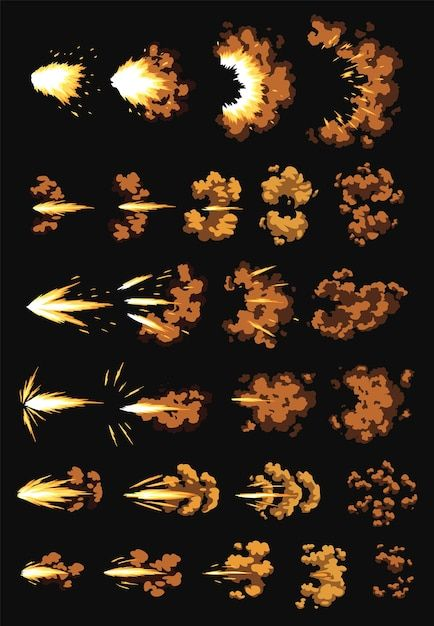
#> input picture assets/habilidades y efectos/pro/paladin/dragonfire.jpg, 434 x 626 px
$ python empaquetar_paladin_fuego.py
#> lines starting #> are read from the running program, lines starting #| are printed output that depends on the picture; after the words box and inside, x2 and y2 are one past the last pixel; in counts of white or black regions, pixels touching at a corner belong together
### tools/empaquetar_torre_lib.py
"""Funciones comunes de recorte (extraidas de empaquetar_torre.py)."""
from PIL import Image
import numpy as np
def fondo(rgb):
    p=5;q=[rgb[:p,:p],rgb[:p,-p:],rgb[-p:,:p],rgb[-p:,-p:]]
    return np.median(np.concatenate([a.reshape(-1,3) for a in q]),axis=0)
# [8 lines left out: functions quitar_fondo, recortar, not called in this run]
def empaquetar(sprites,ancho,sep=3):
    orden=sorted(sprites,key=lambda s:-s[1].height);x=y=fila=0;pos={}
    for n,s in orden:
        if x+s.width+sep>ancho:x=0;y+=fila+sep;fila=0
        pos[n]=(x,y);x+=s.width+sep;fila=max(fila,s.height)
    atlas=Image.new('RGBA',(ancho,y+fila+sep),(0,0,0,0));desc={}
    for n,s in sprites:
        px,py=pos[n];atlas.paste(s,(px,py));desc[n]=[px,py,s.width,s.height]
    return atlas,desc
# [9 lines left out: function runs, not called in this run]

### tools/empaquetar_paladin_fuego.py
"""Recorta los fogonazos de fuego del dragón (assets/habilidades y efectos/pro/paladin/dragonfire.jpg: fondo negro, 6 filas de 2 a 5 fotogramas)
y genera assets/heroes/paladin/pack4.js + paladin-fuego.png.
La luminancia pasa a ser el alfa (los sprites estaban hechos para sumar luz sobre negro).
- pf_mouth_1..2: fogonazo en la boca (fila 1)      - pf_blast_1..2: onda de fuego al impactar (fila 1)
- pf_stream_1..4: chorro de fuego largo (fila 5)   - pf_small_1..5: chorro corto (fila 6)
Los chorros se alinean por el origen de la llama (extremo izquierdo, a la altura del núcleo): el juego los estira de la boca al objetivo.
Uso: python tools/empaquetar_paladin_fuego.py"""
import os,sys,json
sys.path.insert(0,os.path.dirname(__file__))
os.chdir(os.path.join(os.path.dirname(__file__),'..'))
import numpy as np
from PIL import Image
from scipy import ndimage as ndi
from empaquetar_torre_lib import empaquetar
SRC='assets/habilidades y efectos/pro/paladin/dragonfire.jpg'
OUT='assets/heroes/paladin'
a=np.array(Image.open(SRC).convert('RGB')).astype(int);lum=a.max(axis=2)
alfa=np.clip((lum-30)/120,0,1)
rgba=np.dstack([np.clip(a/np.maximum(alfa[...,None],.15),0,255).astype(np.uint8),(alfa*255).astype(np.uint8)])
fg=lum>55
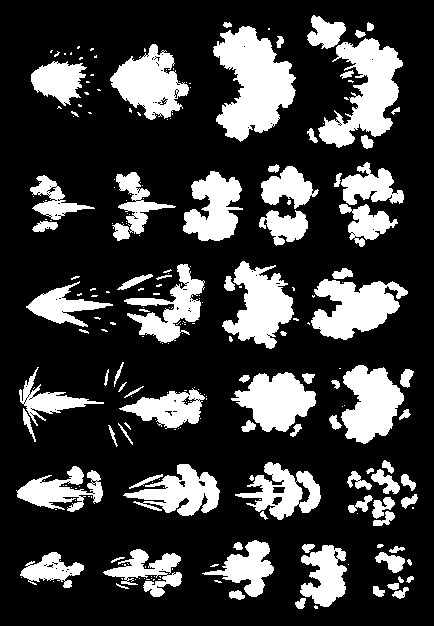
#> fg: shape (626, 434) bool; 24.1% white; 237 white regions (149 under 20 px), largest, box (x1, y1, x2, y2) and area: (213, 26, 296, 142) 5690, (318, 38, 403, 148) 4499, (311, 279, 408, 340) 3577
BANDAS=[(15,149),(162,247),(261,349),(362,447),(460,526),(540,609)]
filas=[]
for y0,y1 in BANDAS:
    lab,n=ndi.label(ndi.binary_dilation(fg[y0:y1],iterations=7))
    objs=sorted([s for s in ndi.find_objects(lab) if s[1].stop-s[1].start>20],key=lambda s:s[1].start)
    filas.append([(s[1].start,y0+s[0].start,s[1].stop,y0+s[0].stop) for s in objs])
#> this loop made 6 passes
#> n on passes 1 to 6: 4, 5, 2, 4, 4, 5
#> pass 1, `lab,n=ndi.label(ndi.binary_dilation(fg[y0:y1],iterations=7))`:
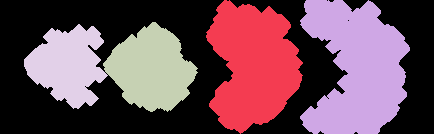
#> lab: shape (134, 434) int32; 5 distinct labels, from 0 to 4; one colour per label, 0 black
#> after the loop:
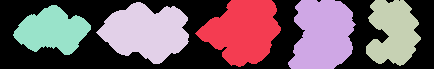
#> lab: shape (69, 434) int32; 6 distinct labels, from 0 to 5; one colour per label, 0 black
#> after the loop, filas = 6 items
def recorte(b):
    x0,y0,x1,y1=b;return rgba[y0:y1,x0:x1].copy()
def ancla(c,modo):
    al=c[...,3].astype(float);ys,xs=np.mgrid[0:c.shape[0],0:c.shape[1]]
    if modo=='c':return (xs*al).sum()/al.sum(),(ys*al).sum()/al.sum()
    nuc=(c[...,:3].max(axis=2)>200)&(al>100)
    if nuc.sum()<5:nuc=al>100
    yy,xx=np.where(nuc);return float(xx.min()),float(yy.mean())   # origen de la llama: extremo izquierdo del núcleo
GRUPOS=[('pf_mouth',[(0,0),(0,1)],'c'),('pf_blast',[(0,2),(0,3)],'c'),('pf_stream',[(4,0),(4,1),(4,2),(4,3)],'o'),('pf_small',[(5,0),(5,1),(5,2),(5,3),(5,4)],'o')]
sp=[]
for pref,idx,modo in GRUPOS:
    dat=[]
    for r,k in idx:
        c=recorte(filas[r][k]);ax_,ay_=ancla(c,modo);dat.append((c,ax_,ay_))
    L=int(max(d[1] for d in dat))+1;R=int(max(d[0].shape[1]-d[1] for d in dat))+1
    A=int(max(d[2] for d in dat))+1;B=int(max(d[0].shape[0]-d[2] for d in dat))+1
    for n,(c,ax_,ay_) in enumerate(dat,1):
        can=Image.new('RGBA',(L+R,A+B),(0,0,0,0));can.alpha_composite(Image.fromarray(c,'RGBA'),(L-int(round(ax_)),A-int(round(ay_))));sp.append((f'{pref}_{n}',can))
    print(pref,(L+R,A+B))
#> this loop made 4 passes
#> L on passes 1 to 4: 47, 58, 11, 12
#| pf_mouth (96, 91)
#| pf_blast (111, 136)
#| pf_stream (113, 70)
#| pf_small (98, 78)
#> pass 1, in ancla (call 2), `al = c[..., 3].astype(float)`:
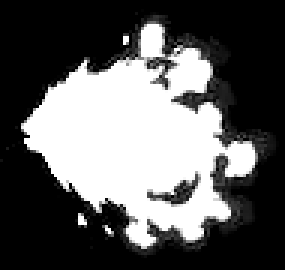
#> al: shape (90, 95) float64 (shown 3 times larger); min 0, max 255, mean 94.1
#> after the loop:
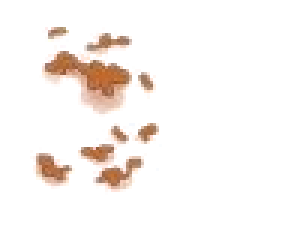
#> can: PIL image 98x78 RGBA (shown 3 times larger); mean R, G, B, A 25.7, 14.8, 9.1, 18.5; transparent parts drawn white
#> after the loop, sp = 13 items
atlas,desc=empaquetar(sp,1024);atlas.save(f'{OUT}/paladin-fuego.png',optimize=True)
#> the loop in empaquetar, `for n,s in orden:` made 13 passes
#> (n, x, y, fila) on pass 10: ('pf_stream_1', 116, 139, 70)
#> (n, x, fila) on passes 1 to 6: ('pf_blast_1', 114, 136), ('pf_blast_2', 228, 136), ('pf_mouth_1', 327, 136), ('pf_mouth_2', 426, 136), ('pf_small_1', 527, 136), ('pf_small_2', 628, 136)
#> after the loop in empaquetar, `for n,s in orden:`: fila = 70; pos = 13 items; x = 464; y = 139
#> in empaquetar, `atlas = Image.new('RGBA', (ancho, y + fila + sep), (0, 0, 0, 0))`: atlas: PIL image 1024x212 RGBA; every value is 0
#> the loop in empaquetar, `for n,s in sprites:` made 13 passes
#> (n, px, py) on passes 1 to 12: ('pf_mouth_1', 228, 0), ('pf_mouth_2', 327, 0), ('pf_blast_1', 0, 0), ('pf_blast_2', 114, 0), ('pf_stream_1', 0, 139), ('pf_stream_2', 116, 139), ('pf_stream_3', 232, 139), ('pf_stream_4', 348, 139), ('pf_small_1', 426, 0), ('pf_small_2', 527, 0), ('pf_small_3', 628, 0), ('pf_small_4', 729, 0)
#> after the loop in empaquetar, `for n,s in sprites:`:
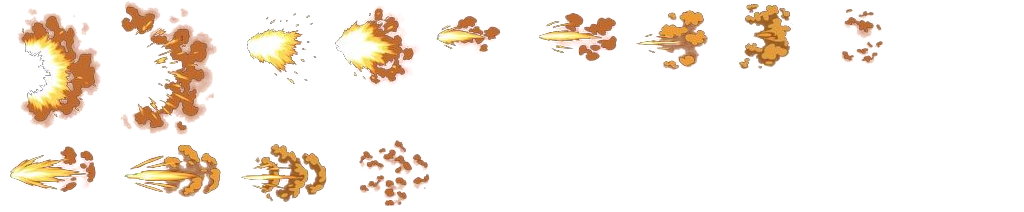
#> atlas: PIL image 1024x212 RGBA; mean R, G, B, A 36.1, 24.3, 14.6, 33.1; transparent parts drawn white
#> after the loop in empaquetar, `for n,s in sprites:`: desc = 13 items
#> after `atlas, desc = empaquetar(sp, 1024)`: desc = 13 items
with open(f'{OUT}/pack4.js','w',encoding='utf-8') as fh:
    fh.write('/* Generado por tools/empaquetar_paladin_fuego.py. No editar a mano. */\n')
    fh.write('SPR.addPack("paladin_fire",'+json.dumps({'game':{'img':f'{OUT}/paladin-fuego.png','w':atlas.width,'h':atlas.height,'s':desc}},separators=(',',':'))+');\n')
bg=Image.new('RGBA',atlas.size,(70,100,70,255));bg.alpha_composite(atlas);bg.convert('RGB').save('guias-arte/prev-paladin-fuego.png')
#> after `bg.alpha_composite(atlas)`:
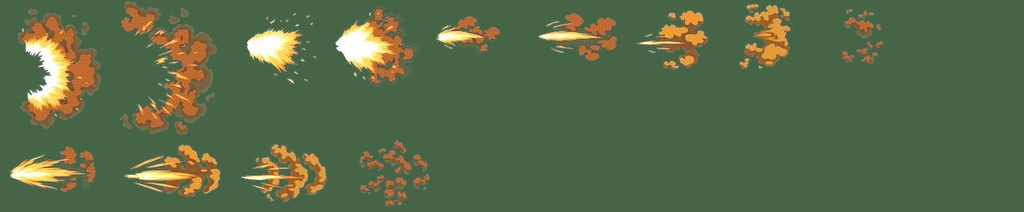
#> bg: PIL image 1024x212 RGBA; mean R, G, B, A 87.1, 105.9, 72.3, 255
print('atlas',atlas.size,len(desc))
#| atlas (1024, 212) 13
